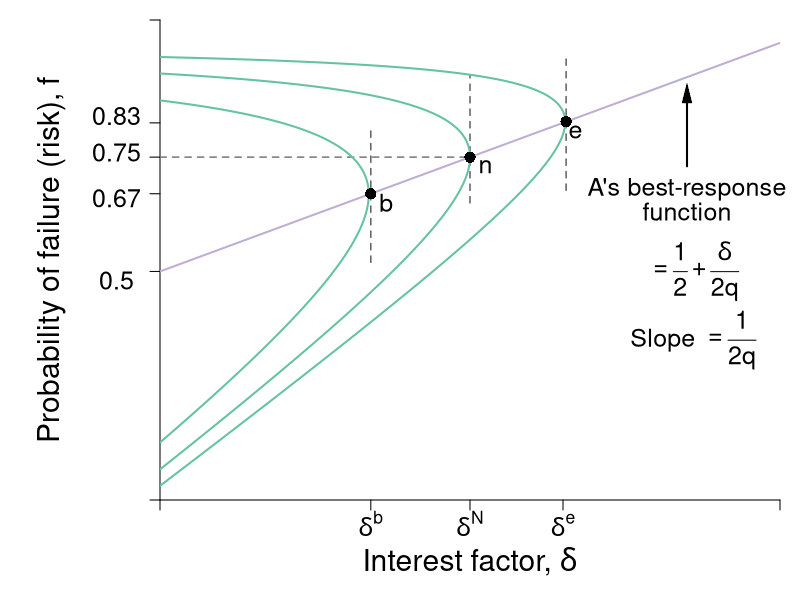

The R script that drew this image:
#Graph Designer: Simon Halliday
#Authors: Bowles, Foley and Halliday
#Title: Coordination, Conflict and Competition: A Text in Microeconomics

library(shape)
pdf(file = "credit/non_contractual_brf_part_b.pdf", width = 8, height = 6)

#Set parameters for graphics
axislabelsize <- 1.8
labelsize <- 1.5
namesize <- 1.8
annotatesize <- 1.5
graphlinewidth <- 2
segmentlinewidth <- 1.5

COL <- c("#7fc97f", "#beaed4", "#fdc086", "#ffff99", "#386cb0", "#f0027f", "#bf5b17", "#666666")
COLA <- c("#e0f3db", "#99d8c9","#66c2a4","#41ae76", "#238b45", "#005824")
COLB <- c("#c6dbef", "#4eb3d3", "#2b8cbe", "#0868ac","#084081")
grays <- gray.colors(25, start = 1, end = 0)

#Edited the margins to cater for the larger LHS labels
par(mar =  c(5, 8, 1, 1))

brfFn <- function(delta, mu = 1) {
  .5 + (delta / (2 * mu)) 
}

isoreturnFn <- function(delta, pi=0.125) {
  1 - (pi)/delta
}


yFn <- function(d1, f1, mu = 1){
  mu*f1*(1 - f1) - d1*(1 - f1)
}

ylow <- function(delta, mu = 1, ybar = 0.03){
  (-sqrt(delta^2 - 2*delta*mu + mu^2 - 4*mu*ybar) + delta + mu)/(2*mu)
}

yhigh <- function(delta, mu = 1, ybar = 0.03){
  (sqrt(delta^2 - 2*delta*mu + mu^2 - 4*mu*ybar) + delta + mu)/(2*mu)
}

xlims <- c(0, 1)
ylims <- c(0, 1.05)

npts <- 501 
d1 <- seq(xlims[1], xlims[2], length.out = npts)
f1 <- seq(ylims[1], ylims[2], length.out = npts) 
a <- c(0.03, 0.0625, 0.11)

plot(0, 0, xlim = xlims, ylim = ylims, type = "n",
     xlab = expression(paste("")),
     ylab = expression(paste("")), 
     xaxt = "n", 
     yaxt = "n", 
     cex.lab = axislabelsize, 
     bty = "n", 
     xaxs = "i", 
     yaxs = "i"
)


# ticksy <- seq(from = 0, to = ylims[2], by = 0.1)
# ylabels <- seq(from = 0, to = ylims[2], by = 0.1)
# ticksx <- seq(from = 0, to = xlims[2], by = 0.1)
# xlabels <- seq(from = 0, to = xlims[2], by = 0.1)
ticksy <- c(ylims[1], 0.5, brfFn(delta = 0.34), brfFn(delta = 0.5), brfFn(delta = 0.65), ylims[2])
ylabels <- c(NA, NA, NA, NA, NA, NA, NA)
#ylabels <- c(NA, expression(paste(f == frac(1,2))), expression(paste(f^d)), expression(paste(f*(delta^L) )),  expression(paste(f*(delta^n) == frac(3,4))),expression(paste(f*(delta^H) )), expression(paste(f^e)), NA)
ticksx <- c(xlims[1], 0.34, 0.5, 0.65, xlims[2])
xlabels <- c(NA,  expression(paste(delta^b)), expression(paste(delta^N)), expression(paste(delta^e)), NA)

axis(1, at = ticksx, pos = 0, labels = xlabels, cex.axis = labelsize)
axis(2, at = ticksy, pos = 0, labels = ylabels, las = 1,cex.axis = labelsize)

#ylabels <- c(NA, expression(paste(f == frac(1,2))), expression(paste(f^d)), expression(paste(f*(delta^L) )),  expression(paste(f*(delta^n) == frac(3,4))),expression(paste(f*(delta^H) )), expression(paste(f^e)), NA)
# text(-0.0905, 0.48, expression(paste(frac(1,2) == f)), cex = labelsize, xpd =TRUE)
# # text(-0.05, 0.58, expression(paste(f^d)), cex = labelsize, xpd =TRUE)
# text(-0.07, 0.66, expression(paste(f*(delta^L) )), cex = labelsize, xpd =TRUE)
# text(-0.105, 0.76, expression(paste(frac(3,4) == f*(delta^n) )), cex = labelsize, xpd =TRUE)
# text(-0.07, 0.84, expression(paste(f*(delta^n))), cex = labelsize, xpd =TRUE)
# text(-0.07, 0.93, expression(paste(f*(delta^H) )), cex = labelsize, xpd =TRUE)
# text(-0.05, 1.05, expression(paste(f^e)), cex = labelsize, xpd =TRUE)
# 
# y-labels with numeric values
text(-0.07, 0.48, expression(paste(0.50)), cex = labelsize, xpd = TRUE)
# text(-0.07, 0.58, expression(paste(0.57)), cex = labelsize, xpd = TRUE)
text(-0.07, 0.66, expression(paste(0.67)), cex = labelsize, xpd = TRUE)
text(-0.07, 0.76, expression(paste(0.75)), cex = labelsize, xpd = TRUE)
text(-0.07, 0.84, expression(paste(0.83)), cex = labelsize, xpd = TRUE)
# text(-0.07, 0.93, expression(paste(0.93)), cex = labelsize, xpd = TRUE)
# text(-0.07, 1.05, expression(paste(1.05)), cex = labelsize, xpd =TRUE)

npts <- 503 
xx1 <- seq(xlims[1], xlims[2], length.out = npts)
xx2 <- seq(0, 1, length.out = npts)

#Draw the graphs
lines(xx1, brfFn(xx1), col = COL[2], lwd = graphlinewidth)

#Axis labels
mtext(expression(paste("Interest factor, ", delta)), side = 1, line = 3, cex = axislabelsize)
text(-0.175, 0.5*(ylims[2]), expression(paste("Probability of failure (risk), ", f)), xpd = TRUE, cex = axislabelsize, srt = 90) 



segments(0.5, 0.65, 0.5, yhigh(delta = 0.5), lty = 2, col = grays[22] , lwd = segmentlinewidth)
#segments(0, yhigh(delta = 0.5), 0.5, yhigh(delta = 0.5), lty = 2, col = grays[20] , lwd = segmentlinewidth)
#segments(0, ylow(delta = 0.5), 0.5, ylow(delta = 0.5), lty = 2, col = grays[20] , lwd = segmentlinewidth)

segments(0.34, brfFn(delta = 0.34) - 0.15, 0.34, brfFn(delta = 0.34) + 0.15, lty = 2, col = grays[22] , lwd = segmentlinewidth)
segments(0.655, brfFn(delta = 0.655) - 0.15, 0.655, brfFn(delta = 0.655) + 0.15, lty = 2, col = grays[22] , lwd = segmentlinewidth)
segments(0, brfFn(delta = 0.5), 0.5, brfFn(delta = 0.5), lty = 2, col = grays[20] , lwd = segmentlinewidth)

# 
# segments(8, 0, 8,indiffA(x = 8)  , lty = 2, col = "gray" , lwd = segmentlinewidth)
# segments(0, indiffA(x = 8) , 8,indiffA(x = 8)  , lty = 2, col = "gray" , lwd = segmentlinewidth)

#Contour lines
contour(d1, f1,
        outer(d1, f1, yFn),
        drawlabels = FALSE,
        col = COLA[3],
        lwd = graphlinewidth,
        levels = a,
        xaxs = "i",
        yaxs = "i",
        add = TRUE)

text(0.5 + 0.025, brfFn(delta = 0.5) - 0.02, expression(paste(n)), cex = labelsize)
points(0.5, brfFn(delta = 0.5), pch = 16, col = "black", cex = 1.5)
text(0.34 + 0.025, brfFn(delta = 0.34) - 0.02, expression(paste(b)), cex = labelsize)
points(0.34, brfFn(delta = 0.34), pch = 16, col = "black", cex = 1.5)
text(0.65 + 0.02, brfFn(delta = 0.65) - 0.02, expression(paste(e)), cex = labelsize)
points(0.655, brfFn(delta = 0.655), pch = 16, col = "black", cex = 1.5)

# text(0.5+ 0.02, ylow(delta = 0.5) - 0.02, expression(paste(d)), cex = labelsize)
# points(0.5, ylow(delta = 0.5), pch = 16, col = "black", cex = 1.5)
# text(0.5+ 0.02, yhigh(delta = 0.5) - 0.025, expression(paste(e)), cex = labelsize)
# points(0.5, yhigh(delta = 0.5), pch = 16, col = "black", cex = 1.5)

#text(0.65, 1.01, expression(paste("Iso-expected income curves")), cex = labelsize)

# text(0.3, 1.01, expression(paste(y[1] == y^L)), cex = labelsize)
# text(0.3, 0.88, expression(paste(y[2] == y^{NE})), cex = labelsize)
# text(0.2, 0.75, expression(paste(y[3] == y^H)), cex = labelsize)
# text(0.4, 0.22, expression(Slope), cex = labelsize)
# text(0.4, 0.14, expression(paste(-mrs(delta, f) == frac(1 - f, q*(1 - 2*f) + delta))), cex = labelsize)
# Arrows(0.4, 0.24, 0.4, 0.4, col = "black", lty = 1, lwd = 2, arr.type = "triangle", arr.lwd = 0.5)

text(0.85, 0.68, expression(paste("A's best-response")), cex = labelsize, xpd  = TRUE)
text(0.85, 0.63, expression(paste("function")), cex = labelsize, xpd  = TRUE)

text(0.86, 0.5, expression(paste(phantom() == frac(1,2) + frac(delta, 2*q))), cex = labelsize, xpd  = TRUE)

text(0.86, 0.35, expression(paste("Slope ", phantom() == frac(1, 2*q))), cex = labelsize, xpd  = TRUE)
Arrows(0.85, 0.73, 0.85, 0.89, col = "black", lty = 1, lwd = 2, arr.type = "triangle", arr.lwd = 0.5)

dev.off()
